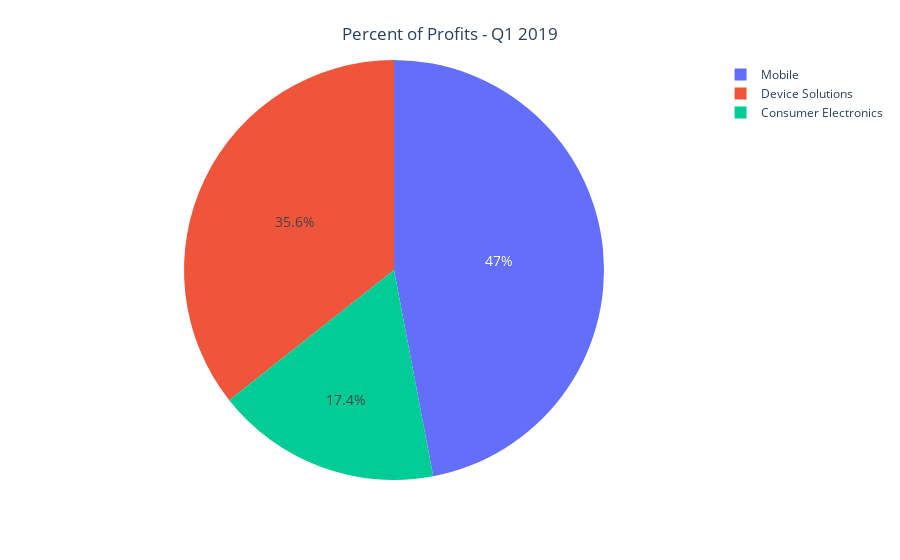

This figure's notebook cell:
### Code cell
fig = px.pie(profits_df, values='profit', names='division')
fig.update_layout({
    'paper_bgcolor': 'rgba(0,0,0,0)',
    'plot_bgcolor': 'rgba(0,0,0,0)'
},
    title={
        'text': "Percent of Profits - Q1 2019",
        'y':0.95,
        'x':0.5,
        'xanchor': 'center',
        'yanchor': 'top'},
    )

fig.update_traces(textposition='inside', textfont_size=14)
fig.write_image("./images/plots/profits_pie.png")
fig.show()

### Figure 1 — Plotly figure (JSON) as saved in the notebook; plotly's stock layout.template omitted (floating-point values rounded to 4 significant figures)
{"data": [{"domain": {"x": [0, 1], "y": [0, 1]}, "hoverlabel": {"namelength": 0}, "hovertemplate": "division=%{label}<br>profit=%{value}", "labels": ["Consumer Electronics", "Mobile", "Device Solutions"], "legendgroup": "", "name": "", "showlegend": true, "textfont": {"size": 14}, "textposition": "inside", "type": "pie", "values": [10.04, 27.2, 20.62]}], "layout": {"legend": {"tracegroupgap": 0}, "margin": {"t": 60}, "paper_bgcolor": "rgba(0,0,0,0)", "plot_bgcolor": "rgba(0,0,0,0)", "title": {"text": "Percent of Profits - Q1 2019", "x": 0.5, "xanchor": "center", "y": 0.95, "yanchor": "top"}}}
